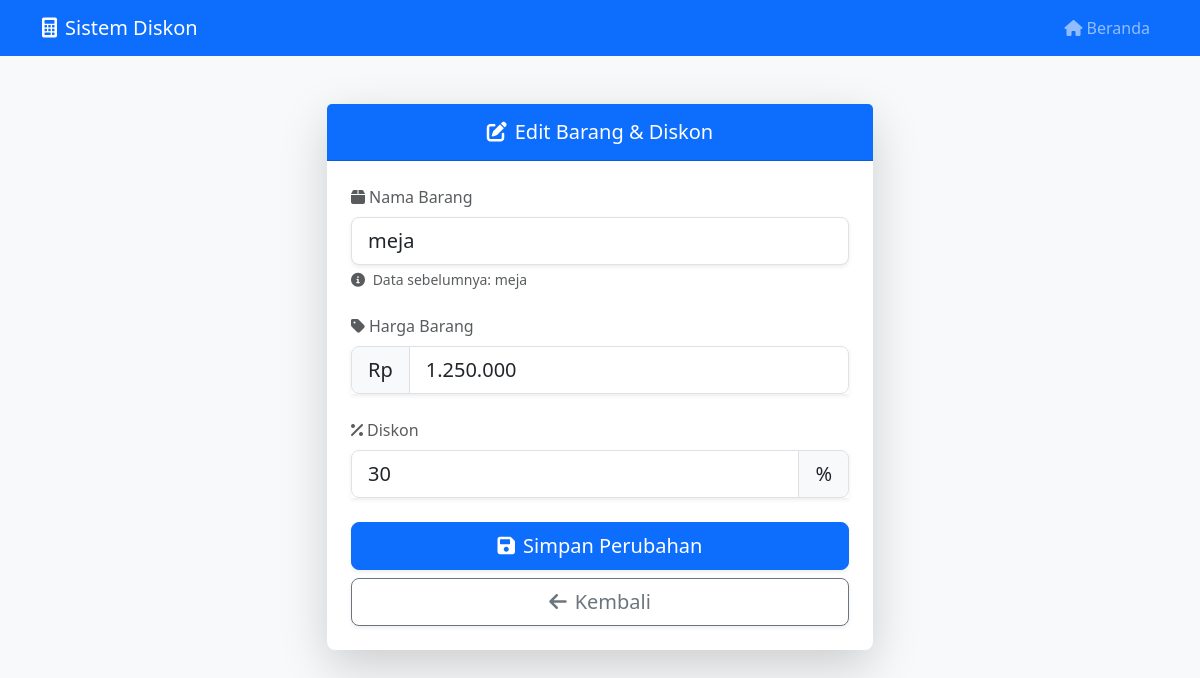
/edit_barang.php?id=19, run on the app's committed database.
### tables this page shows
CREATE TABLE `trans_diskon` (
  `id_transaksi` int(11) NOT NULL,
  `id_barang` int(11) NOT NULL,
  `diskon` int(3) NOT NULL,
  `totharga` int(11) NOT NULL
);

CREATE TABLE `tb_barang` (
  `id_barang` int(11) NOT NULL,
  `nama_barang` varchar(256) NOT NULL,
  `harga` int(11) NOT NULL
);

### edit_barang.php (the view, shortened to what this page needs)
<?php
include 'koneksi.php';
if (isset($_GET['id'])) {
    $id_transaksi = $_GET['id'];
    $query = mysqli_query($koneksi,
        "SELECT td.id_transaksi, td.diskon, td.totharga, b.id_barang, b.nama_barang, b.harga
        FROM trans_diskon td
        JOIN tb_barang b ON td.id_barang = b.id_barang
        WHERE td.id_transaksi = '$id_transaksi'"
    );
    $transaksi = mysqli_fetch_assoc($query);
} else {
    echo "<script>alert('ID transaksi tidak valid!'); location.href='index.php';</script>";
    exit();
}
?>
<!DOCTYPE html>
<html lang="id">
<head>
    <link href="https://cdn.jsdelivr.net/npm/bootstrap@5.3.0/dist/css/bootstrap.min.css" rel="stylesheet">
    <link href="https://cdnjs.cloudflare.com/ajax/libs/font-awesome/6.0.0/css/all.min.css" rel="stylesheet">
</head>
<body class="bg-light">
    <nav class="navbar navbar-expand-lg navbar-dark bg-primary">
        <div class="container">
            <a class="navbar-brand" href="index.php">
                <i class="fas fa-calculator me-2"></i>Sistem Diskon
            </a>
            <div class="collapse navbar-collapse" id="navbarNav">
                <ul class="navbar-nav ms-auto">
                    <li class="nav-item">
                        <a class="nav-link" href="index.php">
                            <i class="fas fa-home me-1"></i>Beranda
                        </a>
                    </li>
                </ul>
            </div>
        </div>
    </nav>
    <div class="container py-5">
        <div class="row justify-content-center">
            <div class="col-md-6">
                <div class="card shadow-lg border-0 rounded-3">
                    <div class="card-header bg-primary text-white py-3">
                        <h5 class="card-title mb-0 text-center">
                            <i class="fas fa-edit me-2"></i>Edit Barang & Diskon
                        </h5>
                    </div>
                    <div class="card-body p-4">
                        <form method="POST" action="proses_edit_barang.php">
                            <div class="mb-4">
                                <label for="nama_barang" class="form-label text-muted">
                                    <i class="fas fa-box me-1"></i>Nama Barang
                                </label>
                                <input type="text"
                                       id="nama_barang"
                                       name="nama_barang"
                                       class="form-control form-control-lg shadow-sm"
                                       required
                                       value="<?php echo $transaksi['nama_barang']?>"
                                       placeholder="Masukkan nama barang">
                                <div class="form-text">
                                    <i class="fas fa-info-circle me-1"></i>
                                    Data sebelumnya: <?php echo $transaksi['nama_barang']?>
                                </div>
                            </div>
                            <div class="mb-4">
                                <label for="harga" class="form-label text-muted">
                                    <i class="fas fa-tag me-1"></i>Harga Barang
                                </label>
                                <div class="input-group input-group-lg shadow-sm">
                                    <span class="input-group-text bg-light">Rp</span>
                                    <input type="text"
                                           id="harga"
                                           class="form-control"
                                           required
                                           value="<?php echo number_format($transaksi['harga'], 0, ',', '.')?>"
                                           oninput="formatRupiah(this)">
                                </div>
                            </div>
                            <div class="mb-4">
                                <label for="diskon" class="form-label text-muted">
                                    <i class="fas fa-percent me-1"></i>Diskon
                                </label>
                                <div class="input-group input-group-lg shadow-sm">
                                    <input type="number"
                                           id="diskon"
                                           name="diskon"
                                           class="form-control"
                                           min="0"
                                           max="100"
                                           required
                                           value="<?= $transaksi['diskon']; ?>">
                                    <span class="input-group-text bg-light">%</span>
                                </div>
                            </div>
                            <div class="d-grid gap-2">
                                <button type="submit" class="btn btn-primary btn-lg shadow-sm">
                                    <i class="fas fa-save me-2"></i>Simpan Perubahan
                                </button>
                                <a href="index.php" class="btn btn-outline-secondary btn-lg shadow-sm">
                                    <i class="fas fa-arrow-left me-2"></i>Kembali
                                </a>
                            </div>
                        </form>
                    </div>
                </div>
            </div>
        </div>
    </div>
</body>
</html>

### data on the page
trans_diskon: nama_barang "meja", id_barang.nama_barang "meja", id_barang.harga "1.250.000", diskon "30"
